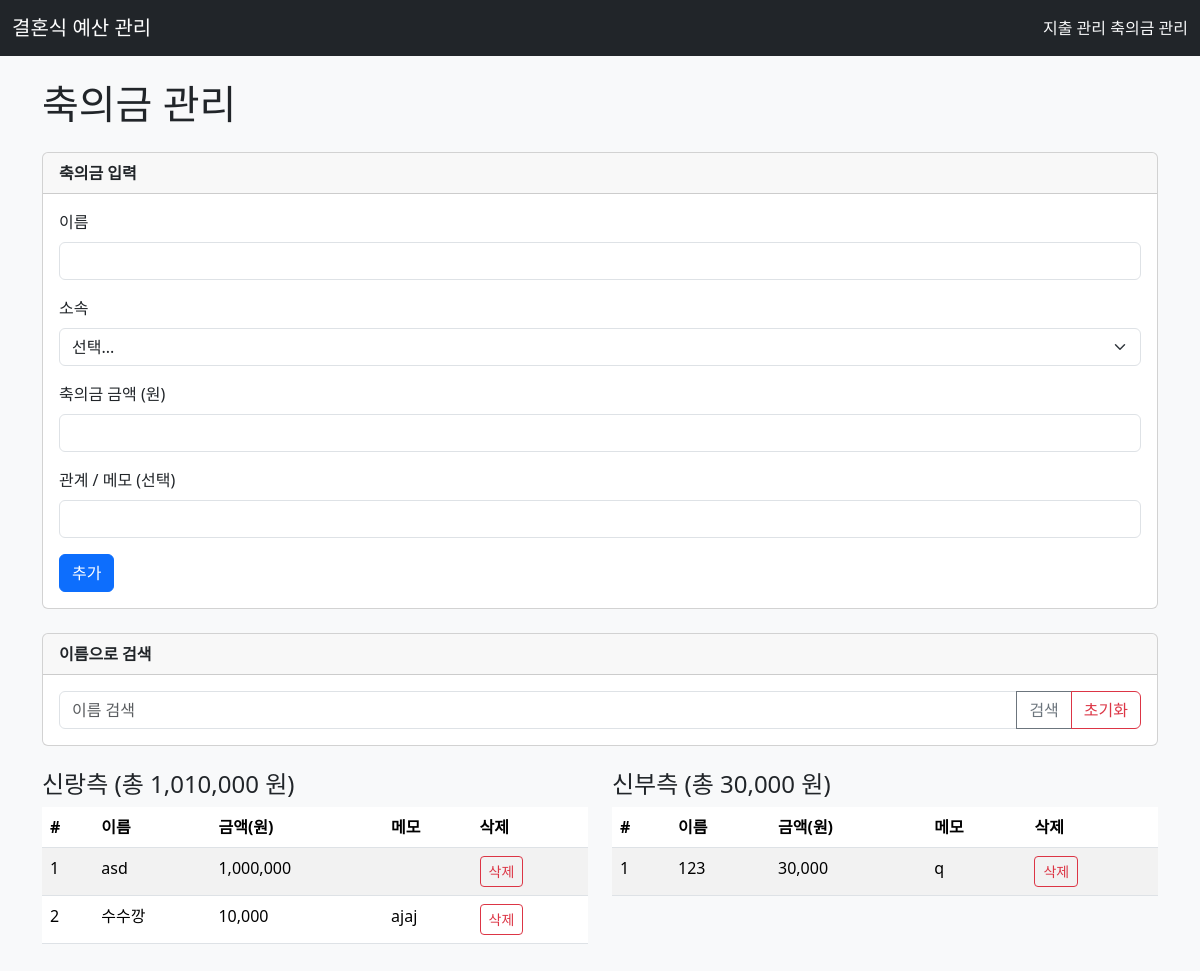
Page /guests/ on the committed database.
### models.py (models this page shows)
class Guest(db.Model):
    id = db.Column(db.Integer, primary_key=True)
    name = db.Column(db.String(50), nullable=False)
    side = db.Column(db.String(10), nullable=False)
    amount = db.Column(db.Integer, nullable=False)
    note = db.Column(db.String(200))

### guests_routes.py (the view, shortened to what this page needs)
@guests_bp.route('/', methods=['GET', 'POST'])
def list_guests():
    search_name = request.args.get('search_name', '').strip()
    groom_query = Guest.query.filter(Guest.side == 'groom')
    bride_query = Guest.query.filter(Guest.side == 'bride')
    totals_query = db.session.query(
        func.coalesce(func.sum(case((Guest.side == 'groom', Guest.amount), else_=0)), 0).label('groom_total'),
        func.coalesce(func.sum(case((Guest.side == 'bride', Guest.amount), else_=0)), 0).label('bride_total')
    )
    if search_name:
        search_filter = Guest.name.contains(search_name)
        groom_query = groom_query.filter(search_filter)
        bride_query = bride_query.filter(search_filter)
        totals_query = totals_query.filter(search_filter)
    groom_guests = groom_query.order_by(Guest.id.desc()).all()
    bride_guests = bride_query.order_by(Guest.id.desc()).all()
    totals = totals_query.first()
    groom_total = totals.groom_total or 0
    bride_total = totals.bride_total or 0
    return render_template(
        'guests.html',
        groom_guests=groom_guests,
        bride_guests=bride_guests,
        groom_total=groom_total,
        bride_total=bride_total,
        search_name=search_name
    )

### templates/guests.html (shortened to what this page needs)
{% extends 'base.html' %}
{% block content %}
<h1 class="mb-4">축의금 관리</h1>
<div class="card mb-4">
    <div class="card-header">축의금 입력</div>
    <div class="card-body">
        <form method="post">
            <div class="mb-3">
                <label class="form-label">이름</label>
                <input type="text" name="name" class="form-control" required>
            </div>
            <div class="mb-3">
                <label class="form-label">소속</label>
                <select name="side" class="form-select" required>
                    <option value="">선택...</option>
                </select>
            </div>
            <div class="mb-3">
                <label class="form-label">축의금 금액 (원)</label>
                <input type="number" name="amount" class="form-control" min="0" required>
            </div>
            <div class="mb-3">
                <label class="form-label">관계 / 메모 (선택)</label>
                <input type="text" name="note" class="form-control">
            </div>
            <button type="submit" class="btn btn-primary">추가</button>
        </form>
    </div>
</div>
<div class="card mb-4">
    <div class="card-header">이름으로 검색</div>
    <div class="card-body">
        <form method="get">
            <div class="input-group">
                <input type="text" name="search_name" class="form-control"
                       placeholder="이름 검색" value="{{ search_name }}">
                <button class="btn btn-outline-secondary" type="submit">검색</button>
                <a href="{{ url_for('guests.list_guests') }}" class="btn btn-outline-danger">초기화</a>
            </div>
        </form>
    </div>
</div>
<div class="row">
    <div class="col-md-6 mb-4">
        <h4>신랑측 (총 {{ "{:,}".format(groom_total) }} 원)</h4>
        <table class="table table-striped">
            <thead>
                <tr>
                    <th>#</th>
                    <th>이름</th>
                    <th>금액(원)</th>
                    <th>메모</th>
                    <th>삭제</th>
                </tr>
            </thead>
            <tbody>
                {% for guest in groom_guests %}
                    <tr>
                        <td>{{ loop.index }}</td>
                        <td>{{ guest.name }}</td>
                        <td>{{ "{:,}".format(guest.amount) }}</td>
                        <td>{{ guest.note }}</td>
                        <td>
                            <form method="post" action="{{ url_for('guests.delete_guest', guest_id=guest.id) }}"
                                  onsubmit="return confirm('정말 삭제할까요?');">
                                <button type="submit" class="btn btn-sm btn-outline-danger">삭제</button>
                            </form>
                        </td>
                    </tr>
                {% else %}
                    <tr>
                        <td colspan="5" class="text-center">등록된 신랑측 축의금이 없습니다.</td>
                    </tr>
                {% endfor %}
            </tbody>
        </table>
    </div>
    <div class="col-md-6 mb-4">
        <h4>신부측 (총 {{ "{:,}".format(bride_total) }} 원)</h4>
        <table class="table table-striped">
            <thead>
                <tr>
                    <th>#</th>
                    <th>이름</th>
                    <th>금액(원)</th>
                    <th>메모</th>
                    <th>삭제</th>
                </tr>
            </thead>
            <tbody>
                {% for guest in bride_guests %}
                    <tr>
                        <td>{{ loop.index }}</td>
                        <td>{{ guest.name }}</td>
                        <td>{{ "{:,}".format(guest.amount) }}</td>
                        <td>{{ guest.note }}</td>
                        <td>
                            <form method="post" action="{{ url_for('guests.delete_guest', guest_id=guest.id) }}"
                                  onsubmit="return confirm('정말 삭제할까요?');">
                                <button type="submit" class="btn btn-sm btn-outline-danger">삭제</button>
                            </form>
                        </td>
                    </tr>
                {% else %}
                    <tr>
                        <td colspan="5" class="text-center">등록된 신부측 축의금이 없습니다.</td>
                    </tr>
                {% endfor %}
            </tbody>
        </table>
    </div>
</div>
{% endblock %}

### static/style.css (style rules this page uses)
body { background-color: #f8f9fa; }
.card-header { font-weight: bold; }

### rows in the picture
Guest: name "asd", amount "1,000,000"
Guest: name "수수깡", amount "10,000", note "ajaj"
Guest: name "123", amount "30,000", note "q"

### other values in the picture
{{ "{:,}".format(groom_total) }} "1,010,000"
{{ "{:,}".format(bride_total) }} "30,000"
